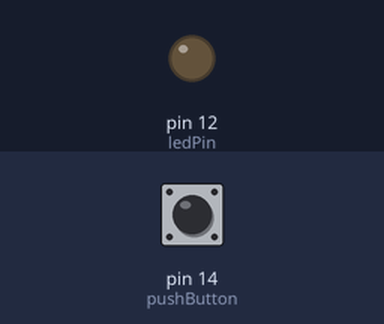
The sketch below on a simulated Arduino Uno, built for the host (arithmetic inside an expression is 32-bit, double 64-bit). Shown: output pins drawn as LEDs (lit = HIGH). Inputs (shaded band) come from the test bench; at power-on: pin 14 (pushButton) LOW.

Above: at 1.2 s.
1.3 s: pin 14 (pushButton) pulled HIGH for 1 s
At 1.45 s:
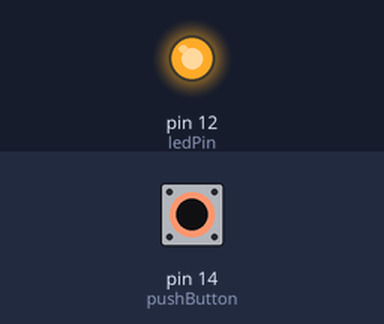
4.3 s: pin 14 (pushButton) pulled HIGH for 3.2 s
At 7.9 s:
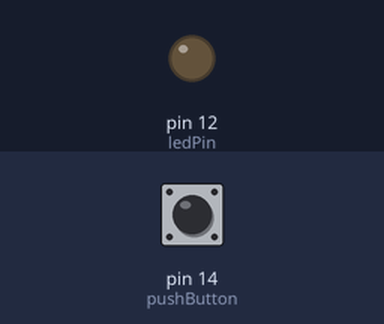
Timing chart, 0 to 9.4 s (numbered marks = the images above; inputs shaded):
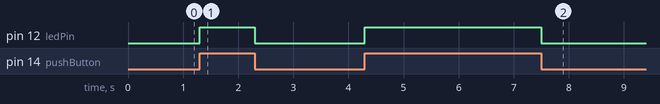

The sketch:

blink-button.ino
```cpp
// Declare the pins:
const int ledPin = 12;
const int pushButton = 14;

void setup(){
  // Set the pin modes
  pinMode(ledPin, OUTPUT);

  // It is important that you set pushButton to INPUT_PULLDOWN
  // This is to avoid any undefined states
  pinMode(pushButton, INPUT_PULLDOWN);
}

void loop(){
  // Read value from the button and switch on light
  if(digitalRead(pushButton) == HIGH){
    digitalWrite(ledPin, HIGH);
    delay(100);
    digitalWrite(ledPin, LOW);
  }
}
```

Measured:
- after the input at 1.3 s, pin 12 (ledPin): LOW → HIGH at once, → LOW 1.0 s later
- after the input at 4.3 s, pin 12 (ledPin): LOW → HIGH at once, → LOW 3.2 s later
